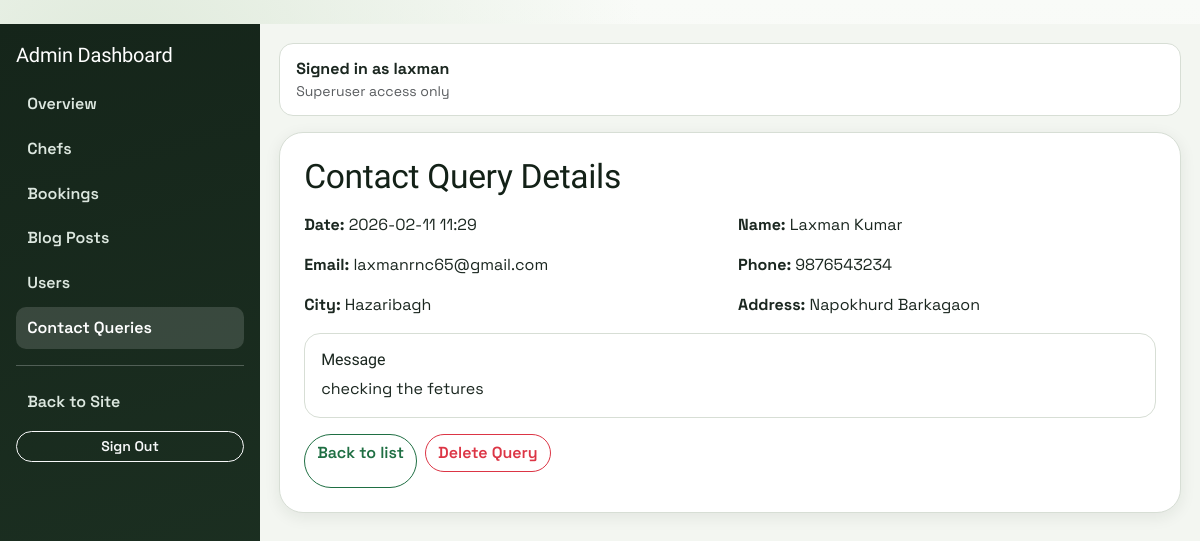
Screenshot of /myadmin/contact-queries/view/1/ (signed in) with the database file from the repository.
### booking/models.py (models this page shows, shortened)
class ContactQuery(models.Model):
    name = models.CharField(max_length=120)
    email = models.EmailField()
    phone_number = models.CharField(max_length=20, blank=True)
    address = models.CharField(max_length=255, blank=True)
    city = models.CharField(max_length=100, blank=True)
    message = models.TextField()
    created_at = models.DateTimeField(auto_now_add=True)
    is_deleted = models.BooleanField(default=False, db_index=True)
    class Meta:
        ordering = ["-created_at"]

### custom_admin/views.py (the view)
# urls.py: path("contact-queries/view/<int:pk>/", views.contact_query_view, name="contact_query_view"),
@admin_required
def contact_query_view(request, pk):
    query = get_object_or_404(ContactQuery, pk=pk, is_deleted=False)
    return render(request, "custom_admin/contact_query_view.html", {"query": query})

### booking/context_processors.py (called while the page is built)
def chef_context(request):
    chef = None
    profile = None
    is_admin_user = False
    if request.user.is_authenticated:
        chef = Chef.objects.filter(user=request.user).first()
        profile = getattr(request.user, "profile", None)
        is_admin_user = request.user.is_superuser
    return {"chef": chef, "user_profile": profile, "is_admin_user": is_admin_user}

### custom_admin/views.py (called while the page is built)
def admin_required(view_func):
    @wraps(view_func)
    def wrapper(request, *args, **kwargs):
        if not request.user.is_authenticated:
            login_url = reverse("custom_admin:login")
            return redirect(f"{login_url}?next={request.path}")
        if not request.user.is_superuser:
            return HttpResponseForbidden("You do not have permission to access this module.")
        return view_func(request, *args, **kwargs)
    return wrapper

### custom_admin/templates/custom_admin/contact_query_view.html (shortened to what this page needs)
﻿{% extends "custom_admin/base.html" %}
{% block content %}
<section class="page-card p-4" style="max-width: 920px;">
  <h2 class="section-title mb-3">Contact Query Details</h2>
  <div class="row g-3 mb-3">
    <div class="col-md-6"><strong>Date:</strong> {{ query.created_at|date:"Y-m-d H:i" }}</div>
    <div class="col-md-6"><strong>Name:</strong> {{ query.name }}</div>
    <div class="col-md-6"><strong>Email:</strong> {{ query.email }}</div>
    <div class="col-md-6"><strong>Phone:</strong> {{ query.phone_number|default:"-" }}</div>
    <div class="col-md-6"><strong>City:</strong> {{ query.city|default:"-" }}</div>
    <div class="col-md-6"><strong>Address:</strong> {{ query.address|default:"-" }}</div>
  </div>
  <div class="metric-card mb-3">
    <h3 class="h6 mb-2">Message</h3>
    <p class="mb-0">{{ query.message|linebreaksbr }}</p>
  </div>
  <div class="d-flex gap-2">
    <a href="{% url 'custom_admin:contact_query_list' %}" class="btn btn-outline-primary">Back to list</a>
    <form method="post" action="{% url 'custom_admin:contact_query_delete' query.pk %}">
      <button type="submit" class="btn btn-outline-danger" onclick="return confirm('Delete this contact query?')">Delete Query</button>
    </form>
  </div>
</section>
{% endblock %}

### custom_admin/templates/custom_admin/base.html (shortened to what this page needs)
{% load static %}
<!DOCTYPE html>
<html lang="en">
<head>
  <link href="https://cdn.jsdelivr.net/npm/bootstrap@5.3.3/dist/css/bootstrap.min.css" rel="stylesheet" />
  <link href="{% static 'css/site.css' %}" rel="stylesheet" />
</head>
<body>
  <div class="admin-shell">
    <aside class="admin-sidebar">
      <h1 class="h5 text-white mb-3">Admin Dashboard</h1>
      <a href="{% url 'custom_admin:dashboard' %}" class="{% if request.resolver_match.url_name == 'dashboard' %}active{% endif %}">Overview</a>
      <a href="{% url 'custom_admin:chef_list' %}" class="{% if request.resolver_match.url_name == 'chef_list' or request.resolver_match.url_name == 'chef_add' or request.resolver_match.url_name == 'chef_edit' %}active{% endif %}">Chefs</a>
      <a href="{% url 'custom_admin:booking_list' %}" class="{% if request.resolver_match.url_name == 'booking_list' or request.resolver_match.url_name == 'booking_view' %}active{% endif %}">Bookings</a>
      <a href="{% url 'custom_admin:blog_list' %}" class="">Blog Posts</a>
      <a href="{% url 'custom_admin:user_list' %}" class="">Users</a>
      <a href="{% url 'custom_admin:contact_query_list' %}" class="{% if request.resolver_match.url_name == 'contact_query_list' or request.resolver_match.url_name == 'contact_query_view' %}active{% endif %}">Contact Queries</a>
      <hr class="border-light" />
      <a href="{% url 'home' %}">Back to Site</a>
      <form action="{% url 'custom_admin:logout' %}" method="post" class="mt-2">
        <button type="submit" class="btn btn-outline-light btn-sm w-100">Sign Out</button>
      </form>
    </aside>
    <main class="admin-main">
      <div class="admin-topbar d-flex justify-content-between align-items-center">
        <div>
          <strong>Signed in as {{ request.user.username }}</strong>
          <div class="text-muted small">Superuser access only</div>
        </div>
      </div>
      {% block content %}{% endblock %}
    </main>
  </div>
</body>
</html>

### static/css/site.css (style rules this page uses)
:root { --bg: #f5f7f3; --surface: #ffffff; --surface-muted: #eef2ea; --text: #1b2720; --text-muted: #4b5d50; --primary: #1f6f43; --primary-strong: #165233; --accent: #b87a2a; --border: #d7ded5; --danger: #a53838; --radius-sm: 10px; --radius-md: 16px; --radius-lg: 24px; --shadow-sm: 0 4px 16px rgba(22, 38, 28, 0.08); --shadow-md: 0 12px 36px rgba(22, 38, 28, 0.13); }
* { box-sizing: border-box; }
html, body { margin: 0; padding: 0; }
body { font-family: "Space Grotesk", "Segoe UI", sans-serif; color: var(--text); background: radial-gradient(circle at 10% 10%, #dfeadb 0%, rgba(223, 234, 219, 0) 40%), linear-gradient(180deg, #f9fbf8 0%, #eef3ec 100%); min-height: 100vh; }
h1, h2, h3, h4, h5, h6 { font-family: "Sora", "Segoe UI", sans-serif; letter-spacing: -0.01em; margin-top: 0; color: #132117; }
a { color: var(--primary); }
.page-card { background: var(--surface); border: 1px solid var(--border); border-radius: var(--radius-lg); box-shadow: var(--shadow-sm); }
.section-title { font-size: clamp(1.45rem, 3vw, 2.1rem); margin-bottom: 0.5rem; }
.metric-card { border: 1px solid var(--border); border-radius: var(--radius-md); background: var(--surface); padding: 1rem; }
.btn { border-radius: 999px; font-weight: 600; }
.btn-outline-primary { color: var(--primary); border-color: var(--primary); }

### custom_admin/templates/custom_admin/base.html (style rules this page uses)
.admin-shell { min-height: 100vh; display: grid; grid-template-columns: 260px 1fr; }
.admin-sidebar { background: linear-gradient(165deg, #15251a, #1e3324); color: #dce7df; padding: 1.2rem 1rem; }
.admin-sidebar a { color: #dce7df; text-decoration: none; display: block; padding: .55rem .7rem; border-radius: 10px; margin-bottom: .2rem; font-weight: 600; }
.admin-sidebar a:hover, .admin-sidebar a.active { background: rgba(255,255,255,.14); color: #fff; }
.admin-main { padding: 1.2rem; background: #f3f6f1; }
.admin-topbar { background: #fff; border: 1px solid #d7ded5; border-radius: 14px; padding: .8rem 1rem; margin-bottom: 1rem; }

### rows the page displays
ContactQuery: created_at "2026-02-11 11:29", name "Laxman Kumar", email "laxmanrnc65@gmail.com", phone_number "9876543234", city "Hazaribagh", address "Napokhurd Barkagaon", message "checking the fetures"

### other values shown
{{ request.user.username }} "laxman"
